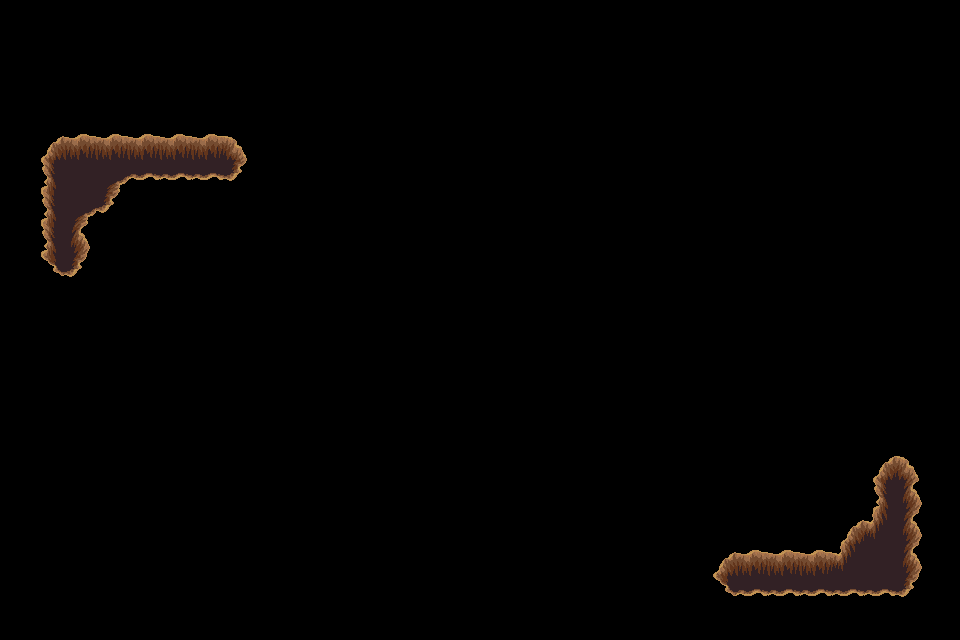

A 2D game scene composited from a Tiled map and its tileset images. What follows is a short description and the map's XML, with every tile layer's data as written:
An orthogonal 30x20 tile map with 32x32 px tiles, 1 tile layer (trou), 2 tilesets.

<map version="1.4" tiledversion="1.4.3" orientation="orthogonal" renderorder="right-down" width="30" height="20" tilewidth="32" tileheight="32" infinite="0" nextlayerid="9" nextobjectid="1">
 <tileset firstgid="1" source="../../dungeon_green.tsx" />
 <tileset firstgid="530" source="../../dungeon.tsx" />
 <layer id="8" name="trou" width="30" height="20">
  <data encoding="csv">
0,0,0,0,0,0,0,0,0,0,0,0,0,0,0,0,0,0,0,0,0,0,0,0,0,0,0,0,0,0,
0,0,0,0,0,0,0,0,0,0,0,0,0,0,0,0,0,0,0,0,0,0,0,0,0,0,0,0,0,0,
0,0,0,0,0,0,0,0,0,0,0,0,0,0,0,0,0,0,0,0,0,0,0,0,0,0,0,0,0,0,
0,0,0,0,0,0,0,0,0,0,0,0,0,0,0,0,0,0,0,0,0,0,0,0,0,0,0,0,0,0,
0,432,433,433,433,433,433,434,0,0,0,0,0,0,0,0,0,0,0,0,0,0,0,0,0,0,0,0,0,0,
0,455,456,387,479,479,479,480,0,0,0,0,0,0,0,0,0,0,0,0,0,0,0,0,0,0,0,0,0,0,
0,455,387,480,0,0,0,0,0,0,0,0,0,0,0,0,0,0,0,0,0,0,0,0,0,0,0,0,0,0,
0,455,457,0,0,0,0,0,0,0,0,0,0,0,0,0,0,0,0,0,0,0,0,0,0,0,0,0,0,0,
0,478,480,0,0,0,0,0,0,0,0,0,0,0,0,0,0,0,0,0,0,0,0,0,0,0,0,0,0,0,
0,0,0,0,0,0,0,0,0,0,0,0,0,0,0,0,0,0,0,0,0,0,0,0,0,0,0,0,0,0,
0,0,0,0,0,0,0,0,0,0,0,0,0,0,0,0,0,0,0,0,0,0,0,0,0,0,0,0,0,0,
0,0,0,0,0,0,0,0,0,0,0,0,0,0,0,0,0,0,0,0,0,0,0,0,0,0,0,0,0,0,
0,0,0,0,0,0,0,0,0,0,0,0,0,0,0,0,0,0,0,0,0,0,0,0,0,0,0,0,0,0,
0,0,0,0,0,0,0,0,0,0,0,0,0,0,0,0,0,0,0,0,0,0,0,0,0,0,0,0,0,0,
0,0,0,0,0,0,0,0,0,0,0,0,0,0,0,0,0,0,0,0,0,0,0,0,0,0,0,432,434,0,
0,0,0,0,0,0,0,0,0,0,0,0,0,0,0,0,0,0,0,0,0,0,0,0,0,0,0,455,457,0,
0,0,0,0,0,0,0,0,0,0,0,0,0,0,0,0,0,0,0,0,0,0,0,0,0,0,432,411,457,0,
0,0,0,0,0,0,0,0,0,0,0,0,0,0,0,0,0,0,0,0,0,0,432,433,433,433,411,456,457,0,
0,0,0,0,0,0,0,0,0,0,0,0,0,0,0,0,0,0,0,0,0,0,478,479,479,479,479,479,480,0,
0,0,0,0,0,0,0,0,0,0,0,0,0,0,0,0,0,0,0,0,0,0,0,0,0,0,0,0,0,0
</data>
 </layer>
</map>
